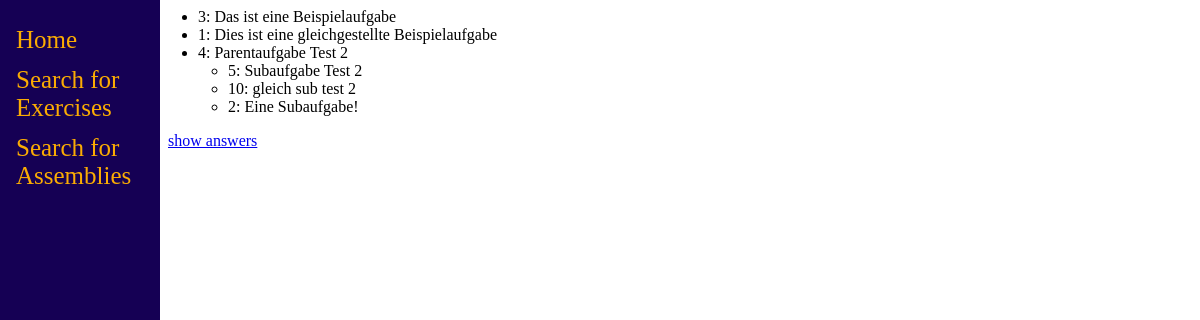
Page /exgen/3/exercise_root on the committed database.
### exgen/models.py (models this page shows, shortened)
class Exercise(models.Model):
    objects = models.Manager()
    root = ExerciseIsRootManager()
    title = models.CharField(verbose_name="Title", max_length=50, blank=True, null=False)
    text = models.TextField(verbose_name="Aufgabentext")
    text_type = models.CharField(verbose_name="Texttype", max_length=15, choices=TEXT_TYPE_CHOICES, default=MARKDOWN)
    comment = models.TextField(verbose_name="Comment", blank=True)
    published = models.BooleanField(default=False)
    date_created = models.DateTimeField(auto_now_add=True)
    date_modified = models.DateTimeField(auto_now=True)
    creator = models.ForeignKey(User, related_name='exercises', on_delete=models.SET_NULL, blank=True, null=True,
                                verbose_name="Ersteller")
    dependency = models.ManyToManyField('self', through='ExerciseDependency', through_fields=('child', 'parent'),
                                        symmetrical=False, blank=True, verbose_name="Abhängig von")
    category = models.ManyToManyField('Category', through='ExerciseCategory', verbose_name="Kategorien")
    def is_root(self):
        return not self.children.exists()
    def get_root(self):
        if self.is_root():
            return self
        else:
            return self.children.all()[0].parent.get_root()
    def get_all_child_dependencies(self):
        even_children = []
        lower_children = []
        for d in self.parents.all():
            child_dependencies = d.child.get_all_child_dependencies()
            if d.hierarchy == 'higher':
                lower_children.extend(child_dependencies)
            else:
                even_children.extend(child_dependencies)
        children = [self]
        children.extend(even_children)
        if lower_children:
            children.append(tuple(dict.fromkeys(tuple(lower_children))))
        return list(dict.fromkeys(tuple(children)))

### exgen/views/example_views.py (the view)
# urls.py: path('<int:pk>/exercise_root', views.ExerciseTopDownView.as_view(), name='top_down'),
class ExerciseTopDownView(generic.ListView):
    template_name = 'exgen/exercise_list.html'
    context_object_name = 'context'
    def get_queryset(self):
        return {'exercise_dependencies': Exercise.objects.get(pk=self.kwargs['pk']).get_root().get_all_child_dependencies(),
                'show_answers': False,
                'exercise_id': self.kwargs['pk']}

### exgen/templates/exgen/exercise_list.html (shortened to what this page needs)
{% extends "exgen/base.html" %}
{% block content %}
    {% if context.exercise_dependencies %}
        {% if context.show_answers %}
            <ul>
                    {% include 'exgen/nested_answer_list.html' with nested_list=context.exercise_dependencies %}
            </ul>
            <a href="{% url 'exgen:bottom_up' context.exercise_id %}">hide answers</a>
        {% else %}
            <ul>
                {% include 'exgen/nested_list.html' with nested_list=context.exercise_dependencies %}
            </ul>
            <a href="{% url 'exgen:answer_bottom_up' context.exercise_id %}">show answers</a>
        {% endif %}
    {% else %}
        <p>No exercise with this id.</p>
    {% endif %}
{% endblock %}

### exgen/templates/exgen/base.html (shortened to what this page needs)
<html>
<head>
</head>
<body>
	<div class="sidebar">
		<a href="{% url 'exgen:home' %}">Home</a>
		<a href="{% url 'exgen:exercise_search' %}">Search for Exercises</a>
		<a href="{% url 'exgen:assembly_search' %}">Search for Assemblies</a>
	</div>
	<div class="main">
	{% block content %}
	{% endblock %}
	</div>
</body>
</html>

### exgen/templates/exgen/nested_list.html
{% for child in nested_list %}
    {% if child|length %}
        <ul>
            {% include 'exgen/nested_list.html' with nested_list=child %}
        </ul>
    {% else %}
        <li>
            {{ child.id }}: {{ child.text }}
        </li>
    {% endif %}
{% endfor %}

### exgen/templates/exgen/base.html (style rules this page uses)
.sidebar { height:100%; width:160px; position: fixed; z-index:1; top:0; left:0; background-color:#150054; overflow-x: :hidden; padding-top:20px; }
.sidebar a { padding:6px 8px 6px 16px; text-decoration: none; font-size:25px; color: #FBAC03; display:block; }
.main { margin-left:160px; padding: 0; }
.main ul { padding-left: 30px; }

### rows in the picture
Exercise: id "3", text "Das ist eine Beispielaufgabe"
Exercise: id "1", text "Dies ist eine gleichgestellte Beispielaufgabe"
Exercise: id "4", text "Parentaufgabe Test 2"
Exercise: id "5", text "Subaufgabe Test 2"
Exercise: id "10", text "gleich sub test 2"
Exercise: id "2", text "Eine Subaufgabe!"
